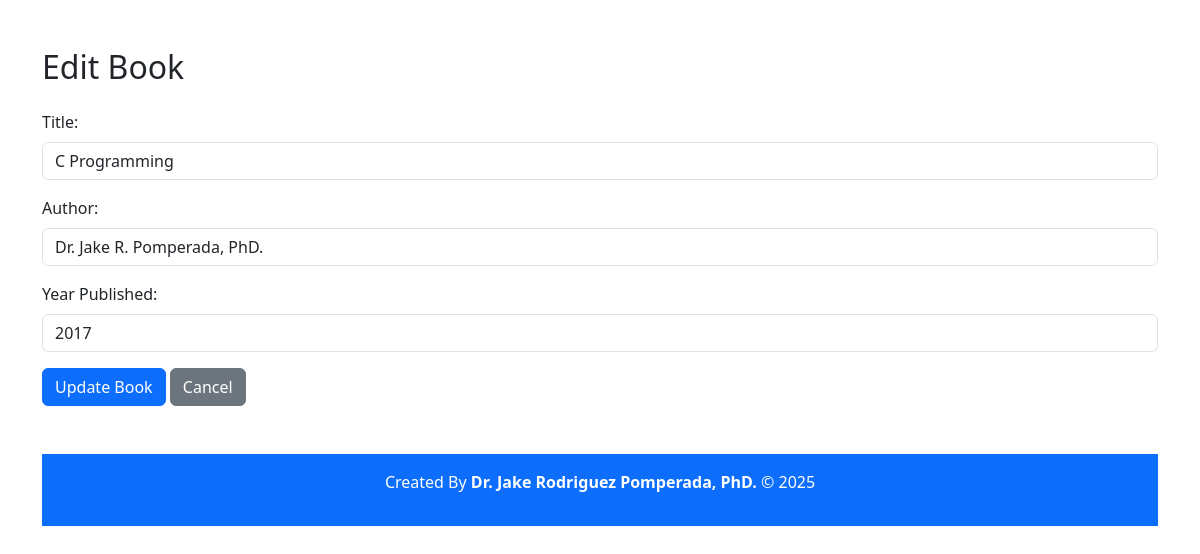
The page /edit.php?id=9 on the database its author committed.
### tables this page shows
CREATE TABLE `books` (
  `id` int(11) NOT NULL,
  `title` varchar(255) NOT NULL,
  `author` varchar(255) NOT NULL,
  `published_year` int(11) NOT NULL
);

### database.php (called while the page is built, shortened)
<?php
class Database
{
    private $host = "localhost";
    private $dbname = "library_db";
    private $username = "root";
    private $password = "";
    public function __construct()
    {
        try {
            $this->conn = new PDO("mysql:host=$this->host;dbname=$this->dbname",
                $this->username, $this->password);
        } catch (PDOException $e) {
            die("Connection failed: " . $e->getMessage());
        }
    }
}

### book.php (called while the page is built, shortened)
<?php
require_once "Database.php";
class Book
{
    private $db;
    public function __construct()
    {
        $this->db = new Database();
    }
    public function getBookById($id)
    {
        $stmt = $this->db->conn->prepare("SELECT * FROM books WHERE id = ?");
        $stmt->execute([$id]);
        return $stmt->fetch(PDO::FETCH_ASSOC);
    }
}

### edit.php (the view, shortened to what this page needs)
<?php
require_once "Book.php";
$book = new Book();
$id = $_GET['id'];
$bookDetails = $book->getBookById($id);
?>
<!DOCTYPE html>
<html lang="en">
<head>
    <link rel="stylesheet" href="https://cdn.jsdelivr.net/npm/bootstrap@5.3.0/dist/css/bootstrap.min.css">
</head>
<body class="container mt-5">
<h2 class="mb-4">Edit Book</h2>
<form method="POST">
    <div class="mb-3">
        <label class="form-label">Title:</label>
        <input type="text" name="title" class="form-control" value="<?= htmlspecialchars($bookDetails['title']) ?>" required>
    </div>
    <div class="mb-3">
        <label class="form-label">Author:</label>
        <input type="text" name="author" class="form-control" value="<?= htmlspecialchars($bookDetails['author']) ?>" required>
    </div>
    <div class="mb-3">
        <label class="form-label">Year Published:</label>
        <input type="number" name="year" class="form-control" value="<?= htmlspecialchars($bookDetails['published_year']) ?>" required>
    </div>
    <button type="submit" class="btn btn-primary">Update Book</button>
    <a href="index.php" class="btn btn-secondary">Cancel</a>
</form>
<footer class="text-center p-3 bg-primary text-white mt-5">
    <p>Created By <strong>Dr. Jake Rodriguez Pomperada, PhD.</strong> &copy; 2025</p>
</footer>
</body>
</html>

### rows shown on the page
books: title "C Programming", author "Dr. Jake R. Pomperada, PhD.", year "2017"
